Frame 1 (no input): blank canvas, image omitted
Frame 60 (the mouse pressed at the canvas centre just before this capture): blank canvas, image omitted
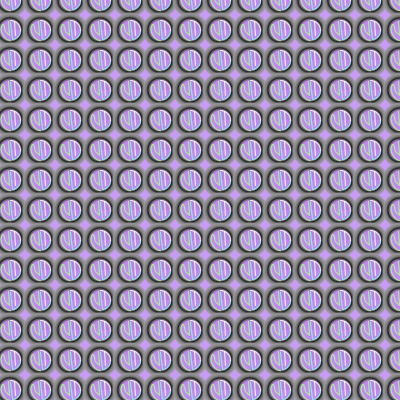
Frame 120 (the mouse held since frame 60 and released just before this capture)

The Processing sketch whose frames 1 and 60 were blank and that drew this single picture after the mouse press (run headless with seeded random() and noise(); from frame 60 on, the mouse is pressed at the canvas centre):

// Processing sketch: processing_37990
// ── processing_37990.pde

//Nathan Trevino  
//Homework 6
//Processing Thursday, September 15, 2011
//Copyright September 15th 2011
//Carnegie Mellon University. Pittsburgh PA

float x = 200;
float y = 200;
float wd = 200;
float ht = 200;


void setup() {
  size(400, 400);
  background( 100+(mouseX/2), 255, 246, mouseY/2 );
}

void draw() {
  background( 100+(mouseX/2), 255-(mouseX/2), 246, mouseY/2 );

  randomSeed(0);
  int i = -60;
  int j = -60;
  while ( i <= width) {
    i += 30;
    initials(i, 0, 0, .1);
  }

  for ( i = -60; i <= height; i += 30) {
    for (j = -120; j <= width; j += 30) {
      int alphcol = 0;
      alphcol = alphcol + mouseY;
      initials(i+(mouseX/10), j+(mouseY/5), alphcol, .1);
    }
  }
}


void initials(int i, int j, float alph, float s) {
  pushMatrix();
  translate(i, j); //move it!
  scale(s); //scale to the size

  smooth();

  noStroke();
  fill(153, 153, 153, alph);
  ellipse(x, y, wd+150, ht+150);

  fill(140, 140, 140, alph);
  ellipse(x, y, wd+130, ht+130);

  fill(120, 120, 120, alph);
  ellipse(x, y, wd+100, ht+100);

  fill(60, 60, 60, alph);
  ellipse(x, y, wd+70, ht+70);

  fill(20, 20, 20, alph);
  ellipse(x, y, wd+50, ht+50);

  fill(134, 124, 142, alph);
  ellipse(x, y, wd+30, ht+30);

  stroke(197, 140, 247, alph);//beautiful lavender
  strokeWeight(4);
  fill(197, 140, 247, alph);
  ellipse(x, y, wd, ht);


  //N
  strokeWeight(12);
  stroke(173, 255, 139, alph);
  arc(x+5, y+5, wd-10, ht-10, PI*.5, (6*PI)/5);
  beginShape();
  curveVertex(x-89, y-68);
  curveVertex(x-70, y-55);
  curveVertex(x-60, y-25);
  curveVertex(x-50, y+10);
  curveVertex(x-25, y+35);
  curveVertex(x-20, y+40);
  curveVertex(x-10, y+45);
  curveVertex(x-5, y+40);
  curveVertex(x-15, y-90);
  curveVertex(x-15, y-100);
  endShape();



  //L
  stroke(142, 252, 255, alph);
  arc(x, y, wd, ht, 0, PI*.4);
  line(x, y-75, x+26, y+96);

  //T

  stroke(255, 255, 255, alph);
  line(x+40, y-83, x+55, y+58);
  noFill();
  arc(x+5, y+5, wd, ht, (3*PI)/2, TWO_PI);
  popMatrix();
}
